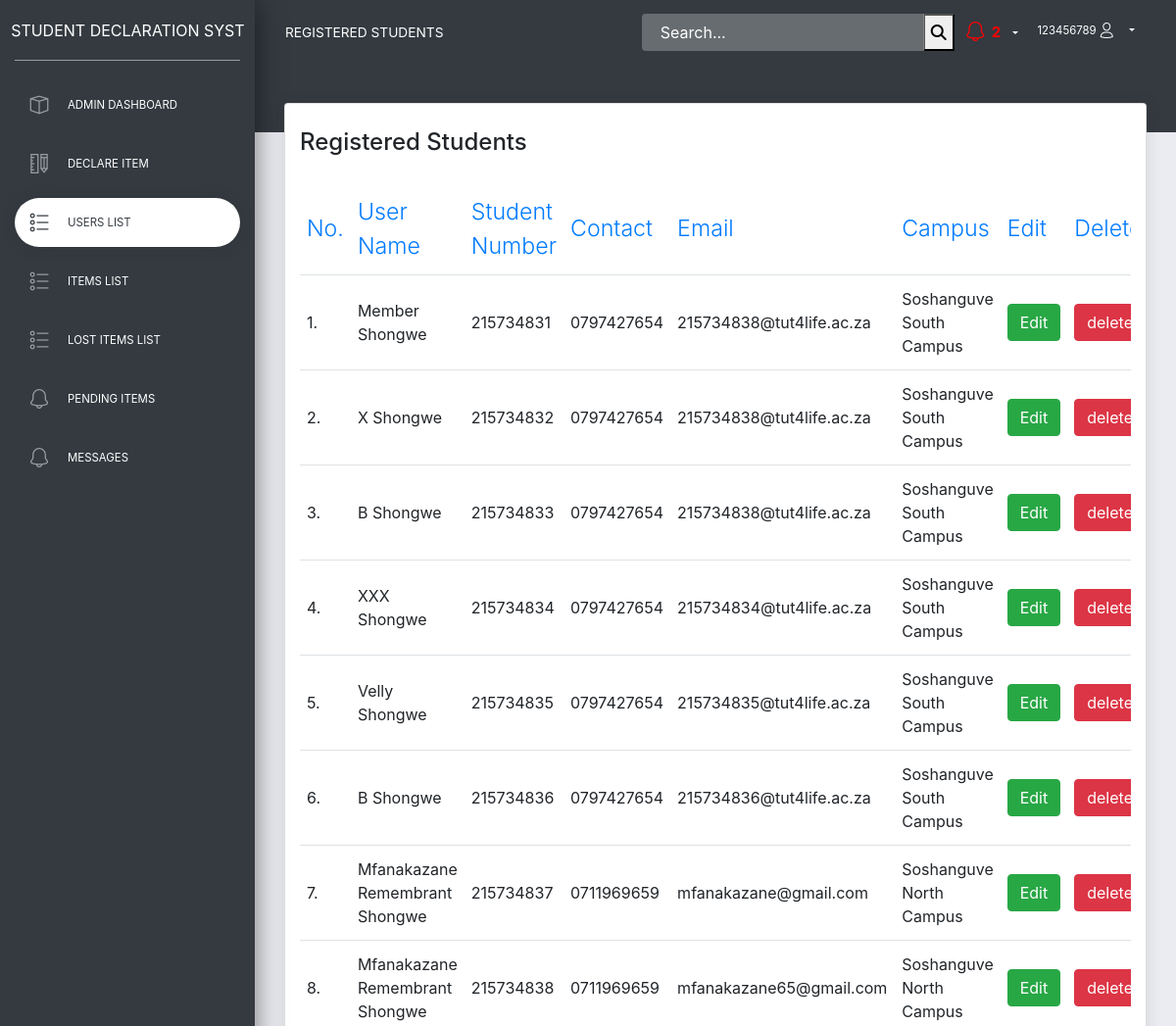
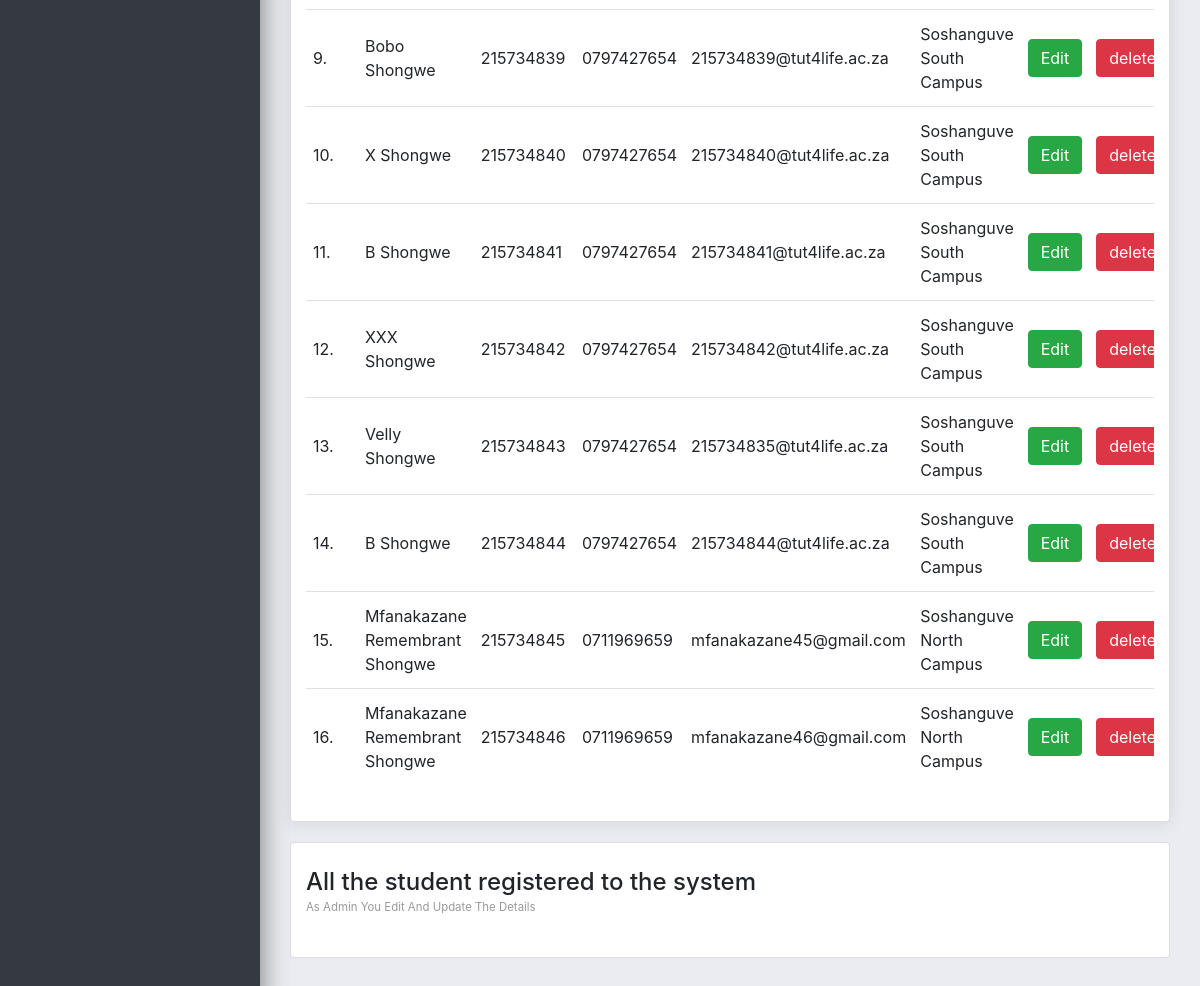
Page /pages/viewUsers.php (signed in) on the committed database (2 pictures, top to bottom).
### tables this page shows
CREATE TABLE `users` (
  `stud_num` int(11) NOT NULL,
  `fullname` varchar(255) NOT NULL,
  `email` varchar(255) NOT NULL,
  `phone` varchar(255) NOT NULL,
  `campus` varchar(255) NOT NULL,
  `uPass` varchar(255) NOT NULL,
  `usertype` varchar(255) NOT NULL,
  `vkey` varchar(255) NOT NULL,
  `verified` int(11) NOT NULL,
  `date` timestamp(6) NOT NULL DEFAULT current_timestamp(6) ON UPDATE current_timestamp(6)
);

### pages/viewUsers.php (the view, shortened to what this page needs)
<?php
 require('includes/connection.php');
 $sql = "SELECT count(message) AS msg FROM message WHERE status = 0";
 $item = mysqli_query($conn,$sql);
 $values =mysqli_fetch_assoc($item);
 $message=$values['msg'];
 $sql = "SELECT count(serial_num) AS statu FROM items WHERE read_mesg = 0";
 $item = mysqli_query($conn,$sql);
 $values =mysqli_fetch_assoc($item);
 $statu=$values['statu'];
 ?>
<!DOCTYPE html>
<html lang="en">
<head>
  <link rel="stylesheet" href="https://use.fontawesome.com/releases/v5.7.1/css/all.css">
  <link href="../assets/css/bootstrap.min.css" rel="stylesheet" />
  <link href="../assets/css/now-ui-dashboardd.css?v=1.5.0" rel="stylesheet" />
  <link href="../assets/demo/demo.css" rel="stylesheet" />
  <?php include "head.php"; ?>
</head>
<body class="">
  <div class="wrapper ">
    <div class="sidebar" data-color="orange">
    <div class="logo">
        <a href="./dashboard.php" class="simple-text logo-normal">
          Student Declaration System
        </a>
      </div>
      <div class="sidebar-wrapper" id="sidebar-wrapper">
        <ul class="nav">
          <li>
            <a href="./dashboard.php">
              <i class="now-ui-icons design_app"></i>
              <p>Admin Dashboard</p>
            </a>
          </li>
          <li>
            <a href="./adminDeclareItem.php">
              <i class="now-ui-icons design-2_ruler-pencil"></i>
              <p>Declare Item</p>
            </a>
          </li>
          <li class = "active">
            <a href="viewUsers.php">
              <i class="now-ui-icons design_bullet-list-67"></i>
              <p>Users List</p>
            </a>
          </li>
          <li>
            <a href="viewItems.php">
              <i class="now-ui-icons design_bullet-list-67"></i>
              <p>Items List</p>
            </a>
          </li>
          <li >
            <a href="viewlostItems.php">
              <i class="now-ui-icons design_bullet-list-67"></i>
              <p>Lost Items List</p>
            </a>
          </li>
          <li >
            <a href="./status.php">
              <i class="now-ui-icons ui-1_bell-53"></i>
              <p>Pending Items</p>
            </a>
          </li>
          <li >
            <a href="./read.php">
              <i class="now-ui-icons ui-1_bell-53"></i>
              <p>Messages</p>
            </a>
          </li>
        </ul>
      </div>
    </div>
    <div class="main-panel" id="main-panel">
      <nav class="navbar navbar-expand-lg navbar-transparent  bg-primary  navbar-absolute">
        <div class="container-fluid">
          <div class="navbar-wrapper">
            <a class="navbar-brand" href="#pablo">Registered Students</a>
          </div>
          <div class="collapse navbar-collapse justify-content-end" id="navigation">
          <form action = "./searchuser.php" method="get">
              <div class="input-group no-border">
                <input type="text" name = "search" value="" class="form-control" placeholder="Search...">
                <div class="input-group-append">
                <button type = "submit" value = "search"><i class="fa fa-search" aria-hidden="true"></i></button>
                  </div>
              </div>
            </form>
            <ul class="navbar-nav">
            <li class="nav-item dropdown">
                <a class="nav-link dropdown-toggle" id="navbarDropdownMenuLink" data-toggle="dropdown" aria-haspopup="true" aria-expanded="false">
                <?php
                $answer = $message + $statu;
            if($answer==0){
              echo "<i class='now-ui-icons ui-1_bell-53' style='font-size:20px;color:white'></i><span class='badge  'style='font-size:15px;color:white'>$answer</span>";
            }
                      else{
                        echo "<i class='now-ui-icons ui-1_bell-53' style='font-size:20px;color:red'></i><span class='badge  'style='font-size:15px;color:red'>$answer</span>";
                      }
                  ?>
                </a>
              </li>
            <li class="nav-item dropdown">
                <a class="nav-link dropdown-toggle" id="navbarDropdownMenuLink" data-toggle="dropdown" aria-haspopup="true" aria-expanded="false">
                <?php echo $_SESSION['stud_num']; ?><i class="now-ui-icons users_single-02"></i>
                </a>
              </li>
            </ul>
          </div>
        </div>
      </nav>
      <div class="panel-header panel-header-sm">
      </div>
      <div class="content">
        <div class="row">
          <div class="col-md-12">
            <div class="card">
              <div class="card-header">
                <h4 class="card-title"> Registered Students</h4>
              </div>
              <?php
                    include_once 'includes/connection.php';
                    $result = mysqli_query($conn,"SELECT * FROM users WHERE usertype = 'user'");
                    ?>
                    <?php
                    if (mysqli_num_rows($result) > 0) {
                    ?>
              <div class="card-body">
                <div class="table-responsive">
                  <table class="table">
                   <thead class=" text-primary">
                   <th>
                        No.
                      </th>
                      <th>
                        User Name
                      </th>
                      <th>
                       Student Number
                      </th>
                      <th>
                        Contact
                      </th>
                      <th>
                        Email
                      </th>
                      <th>
                        Campus
                      </th>
                      <th>
                        Edit
                      </th>
                      <th>
                        Delete
                      </th>
                    </thead>
                    <tbody>
                    <?php
                    $coun = 1;
                    while($row = mysqli_fetch_array($result)) {
                    ?>
                    <tr>
                        <td><?php echo $coun++."."; ?></td>
                        <td><?php echo $row["fullname"]; ?></td>
                        <td><?php echo $row["stud_num"]; ?></td>
                        <td><?php echo $row["phone"]; ?></td>
                        <td><?php echo $row["email"]; ?></td>
                        <td><?php echo $row["campus"]; ?></td>
                        <td><a href="includes/update.php?stud_num=<?php echo $row["stud_num"]; ?>" title='Update Record'><button class =  "btn btn-success">Edit</button></a></td>
                        <td><input type="button" class = "btn btn-danger" onClick="delet(<?php echo $row["stud_num"];  ?>)" name = "delete" value="delete"></td>
                    </tr>
                    <?php
                    }
                    ?>
                    </table>
                     <?php
                    }
                    else{
                        echo "No result found";
                    }
                    ?>
                </div>
              </div>
            </div>
          </div>
          <div class="col-md-12">
            <div class="card card-plain">
              <div class="card-header">
                <h4 class="card-title"> All the student registered to the system</h4>
                <p class="category"> As admin you edit and update the details</p>
              </div>
              <div class="card-body">
              </div>
            </div>
          </div>
        </div>
      </div>
    </div>
  </div>
</body>
</html>

### rows in the picture
users: fullname "Member Shongwe", stud_num "215734831", phone "0797427654", email "215734838@tut4life.ac.za", campus "Soshanguve South Campus"
users: fullname "X Shongwe", stud_num "215734832", phone "0797427654", email "215734838@tut4life.ac.za", campus "Soshanguve South Campus"
users: fullname "B Shongwe", stud_num "215734833", phone "0797427654", email "215734838@tut4life.ac.za", campus "Soshanguve South Campus"
users: fullname "XXX Shongwe", stud_num "215734834", phone "0797427654", email "215734834@tut4life.ac.za", campus "Soshanguve South Campus"
users: fullname "Velly Shongwe", stud_num "215734835", phone "0797427654", email "215734835@tut4life.ac.za", campus "Soshanguve South Campus"
users: fullname "B Shongwe", stud_num "215734836", phone "0797427654", email "215734836@tut4life.ac.za", campus "Soshanguve South Campus"
users: fullname "Mfanakazane Remembrant Shongwe", stud_num "215734837", phone "0711969659", email "mfanakazane@gmail.com", campus "Soshanguve North Campus"
users: fullname "Mfanakazane Remembrant Shongwe", stud_num "215734838", phone "0711969659", email "mfanakazane65@gmail.com", campus "Soshanguve North Campus"
users: fullname "Bobo Shongwe", stud_num "215734839", phone "0797427654", email "215734839@tut4life.ac.za", campus "Soshanguve South Campus"
users: fullname "X Shongwe", stud_num "215734840", phone "0797427654", email "215734840@tut4life.ac.za", campus "Soshanguve South Campus"
users: fullname "B Shongwe", stud_num "215734841", phone "0797427654", email "215734841@tut4life.ac.za", campus "Soshanguve South Campus"
users: fullname "XXX Shongwe", stud_num "215734842", phone "0797427654", email "215734842@tut4life.ac.za", campus "Soshanguve South Campus"
users: fullname "Velly Shongwe", stud_num "215734843", phone "0797427654", email "215734835@tut4life.ac.za", campus "Soshanguve South Campus"
users: fullname "B Shongwe", stud_num "215734844", phone "0797427654", email "215734844@tut4life.ac.za", campus "Soshanguve South Campus"
users: fullname "Mfanakazane Remembrant Shongwe", stud_num "215734845", phone "0711969659", email "mfanakazane45@gmail.com", campus "Soshanguve North Campus"
users: fullname "Mfanakazane Remembrant Shongwe", stud_num "215734846", phone "0711969659", email "mfanakazane46@gmail.com", campus "Soshanguve North Campus"

### other values in the picture
$answer "2"
$_SESSION['stud_num'] "123456789"
